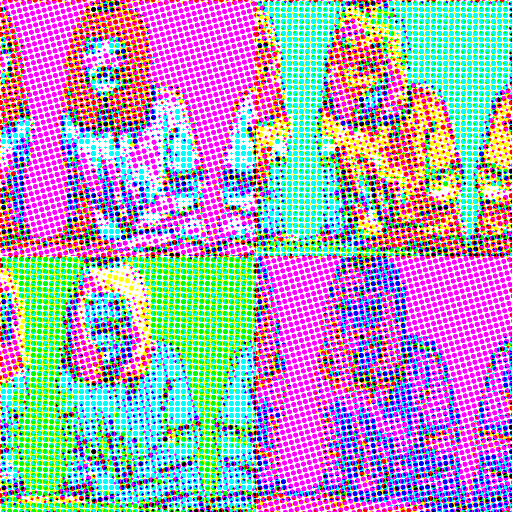
#> input picture warhol.png, 512 x 512 px
$ python warholizer.py warhol.png
#> lines starting #> are read from the running program, lines starting #| are printed output that depends on the picture
#!/usr/bin/env python3
"""
warholizer.py — Generate Warhol-style pop-art grids from photographs (full version, 2025-05-28)

機能
────
* 任意サイズのパネルを N×M でタイル
* k-means 量子化（人物領域と背景を別クラスタ数に分離可）
* 高彩度パレットを HSV から自動生成
* 自動 Canny 閾値で線画抽出、線幅可変
* オプション: CMY ハーフトーン / 版ズレ
* オプション: 顔検出して自動クロップ、人物強調
* RNG シード指定で再現性
"""

from __future__ import annotations

import argparse
import random
from pathlib import Path
from typing import Tuple

import cv2
import numpy as np
from PIL import Image, ImageDraw


# ──────────────────────────────
#  ユーティリティ
# ──────────────────────────────
def to_square(img: np.ndarray, size: int = 512, blur_sigma: float | None = 1.0) -> np.ndarray:
    """Pad to square, optional Gaussian blur, then resize to (size×size)."""
    h, w = img.shape[:2]
    if h != w:
        pad = abs(h - w) // 2
        if h > w:
            img = cv2.copyMakeBorder(img, 0, 0, pad, pad, cv2.BORDER_REFLECT)
        else:
            img = cv2.copyMakeBorder(img, pad, pad, 0, 0, cv2.BORDER_REFLECT)
    if blur_sigma:
        img = cv2.GaussianBlur(img, (0, 0), blur_sigma)
    return cv2.resize(img, (size, size), interpolation=cv2.INTER_AREA)


# ── 顔検出（OpenCV Haar cascade） ──
def detect_face_bbox(img: np.ndarray) -> Tuple[int, int, int, int] | None:
    """Return (x, y, w, h) of largest detected face, or *None*."""
    gray = cv2.cvtColor(img, cv2.COLOR_BGR2GRAY)
    cascade_path = cv2.data.haarcascades + "haarcascade_frontalface_default.xml"
    face_cascade = cv2.CascadeClassifier(cascade_path)
    faces = face_cascade.detectMultiScale(gray, 1.1, 4, minSize=(80, 80))
    if len(faces) == 0:
        return None
    return max(faces, key=lambda f: f[2] * f[3])  # largest


def auto_crop(img: np.ndarray, expand: float = 1.3) -> np.ndarray:
    """Crop around detected face to zoom in; return original if no face."""
    bbox = detect_face_bbox(img)
    if bbox is None:
        return img
    x, y, w, h = bbox
    cx, cy = x + w // 2, y + h // 2
    size = int(max(w, h) * expand)
    half = size // 2
    x0, y0 = max(cx - half, 0), max(cy - half, 0)
    x1, y1 = min(cx + half, img.shape[1]), min(cy + half, img.shape[0])
    crop = img[y0:y1, x0:x1]
    return crop if crop.size else img


# [10 lines left out: function detect_face_mask, not called in this run]


# ── 線画抽出 ──
def auto_canny(gray: np.ndarray, sigma: float = 0.33) -> np.ndarray:
    """Canny with thresholds derived from median pixel value."""
    med = np.median(gray)
    lower = int(max(0, (1.0 - sigma) * med))
    upper = int(min(255, (1.0 + sigma) * med))
    return cv2.Canny(gray, lower, upper)


def extract_lines(gray: np.ndarray, thickness: int = 2) -> np.ndarray:
    """Return mask 1=keep colour, 0=line (black)."""
    edges = auto_canny(gray)
    if thickness > 1:
        kernel = np.ones((thickness, thickness), np.uint8)
        edges = cv2.dilate(edges, kernel, 1)
    return (edges == 0).astype(np.uint8)


# ── 色量子化 & パレット ──
def kmeans_quantize(pix: np.ndarray, k: int = 6, attempts: int = 10) -> np.ndarray:
    Z = pix.reshape(-1, 3).astype(np.float32)
    _ret, label, center = cv2.kmeans(
        Z, k, None,
        (cv2.TERM_CRITERIA_EPS + cv2.TERM_CRITERIA_MAX_ITER, 20, 1.0),
        attempts, cv2.KMEANS_PP_CENTERS,
    )
    return center.astype(np.uint8)[label.flatten()].reshape(pix.shape)


def random_palette(k: int, min_sat: int = 150, min_val: int = 150) -> np.ndarray:
    """Return k×3 BGR palette with vivid colours."""
    colours = []
    for _ in range(k):
        h = random.random() * 179
        s = random.uniform(min_sat, 255)
        v = random.uniform(min_val, 255)
        bgr = cv2.cvtColor(np.uint8([[[h, s, v]]]), cv2.COLOR_HSV2BGR)[0, 0]
        colours.append(bgr)
    return np.array(colours, np.uint8)


def apply_palette_by_rank(poster: np.ndarray, palette: np.ndarray) -> np.ndarray:
    """Map unique posterised colours (sorted dark→light) onto palette."""
    flat = poster.reshape(-1, 3)
    uniq, inv = np.unique(flat, axis=0, return_inverse=True)
    order = np.argsort(uniq.sum(1))  # brightness rank
    return palette[order[inv] % len(palette)].reshape(poster.shape)


# ── ハーフトーン & 版ズレ ──
# [38 lines left out: functions _halftone_channel, halftone, misregister, not called in this run]


# ──────────────────────────────
#  パネル生成
# ──────────────────────────────
def make_panel(
    img: np.ndarray,
    poster_k: int = 6,
    face_k: int = 0,
    bg_k: int = 0,
    size: int = 512,
    line_thickness: int = 2,
    halftone_on: bool = False,
    misregister_on: bool = False,
    auto_crop_on: bool = True,
) -> np.ndarray:
    base = auto_crop(img) if auto_crop_on else img
    base = to_square(base, size)
    gray = cv2.cvtColor(base, cv2.COLOR_BGR2GRAY)
    line_mask = extract_lines(gray, line_thickness)

    # Colour quantisation
    if face_k and bg_k:                               # dual-depth mode
        fmask = detect_face_mask(base)
        face = kmeans_quantize(base[fmask], face_k)
        bg = kmeans_quantize(base[~fmask], bg_k)
        poster = np.zeros_like(base)
        poster[fmask], poster[~fmask] = face, bg
        poster[fmask] = apply_palette_by_rank(face, random_palette(face_k))
        poster[~fmask] = apply_palette_by_rank(bg, random_palette(bg_k))
    else:                                             # single-depth mode
        poster = kmeans_quantize(base, poster_k)
        poster = apply_palette_by_rank(poster, random_palette(poster_k))

    coloured = poster * line_mask[:, :, None]         # black lines where mask==0
    if misregister_on:
        coloured = misregister(coloured)
    if halftone_on:
        coloured = halftone(coloured)
    return coloured


def build_grid(img: np.ndarray, rows: int, cols: int, **kw) -> np.ndarray:
    panels = [make_panel(img, **kw) for _ in range(rows * cols)]
    rows_imgs = [np.hstack(panels[i*cols:(i+1)*cols]) for i in range(rows)]
    return np.vstack(rows_imgs)


# ──────────────────────────────
#  CLI
# ──────────────────────────────
def main() -> None:
    ap = argparse.ArgumentParser(description="Generate Warhol-style pop-art grids")
    ap.add_argument("input", type=Path, help="Input image file")
    ap.add_argument("-o", "--output", type=Path, default=Path("warhol_out.png"))
    ap.add_argument("--rows", type=int, default=2, help="Grid rows")
    ap.add_argument("--cols", type=int, default=2, help="Grid columns")
    ap.add_argument("--size", type=int, default=512, help="Panel side before tiling")
    ap.add_argument("--poster_k", type=int, default=6, help="Colours without face split")
    ap.add_argument("--face_k", type=int, default=0, help="Colours for face region (enable split if >0)")
    ap.add_argument("--bg_k", type=int, default=0, help="Colours for background region")
    ap.add_argument("--halftone", action="store_true", help="Apply CMY halftone dots")
    ap.add_argument("--misregister", action="store_true", help="Randomly offset RGB layers")
    ap.add_argument("--line_thickness", type=int, default=2, help="Black line width (after dilation)")
    ap.add_argument("--no_auto_crop", action="store_true", help="Disable face-center crop")
    ap.add_argument("--seed", type=int, help="Random seed for reproducibility")
    args = ap.parse_args()

    # RNG determinism
    if args.seed is not None:
        random.seed(args.seed)
        np.random.seed(args.seed)

    img = cv2.imread(str(args.input))
#> img is the input picture: shape (512, 512, 3); mean B, G, R 191.3, 163.3, 170.5
    if img is None:
        raise FileNotFoundError(f"Cannot read {args.input!s}")

    grid = build_grid(
        img,
        rows=args.rows,
        cols=args.cols,
        poster_k=args.poster_k,
        face_k=args.face_k,
        bg_k=args.bg_k,
        size=args.size,
        line_thickness=args.line_thickness,
        halftone_on=args.halftone,
        misregister_on=args.misregister,
        auto_crop_on=not args.no_auto_crop,
    )
#> in detect_face_bbox, `faces = face_cascade.detectMultiScale(gray, 1.1, 4, minSize=(80, 80))`: faces = ()
#> in make_panel, `gray = cv2.cvtColor(base, cv2.COLOR_BGR2GRAY)`:
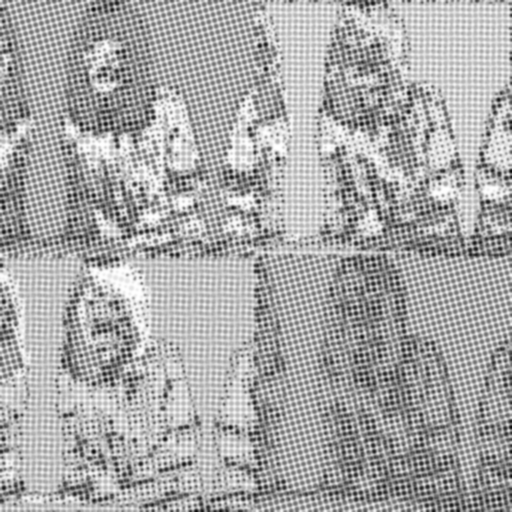
#> gray: shape (512, 512); min 10, max 255, mean 168.7
#> in auto_canny, `med = np.median(gray)`: med = 175
#> in auto_canny, `lower = int(max(0, (1.0 - sigma) * med))`: lower = 117
#> in auto_canny, `upper = int(min(255, (1.0 + sigma) * med))`: upper = 232
#> in auto_canny, `return cv2.Canny(gray, lower, upper)`:
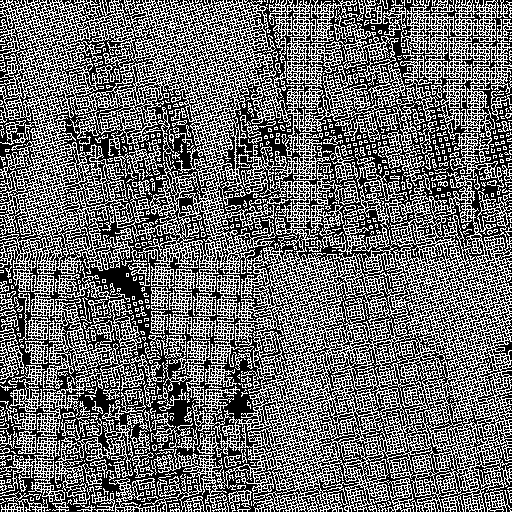
#> returned value: shape (512, 512); 41.4% white in thin lines or dots
#> in extract_lines, `edges = cv2.dilate(edges, kernel, 1)`:
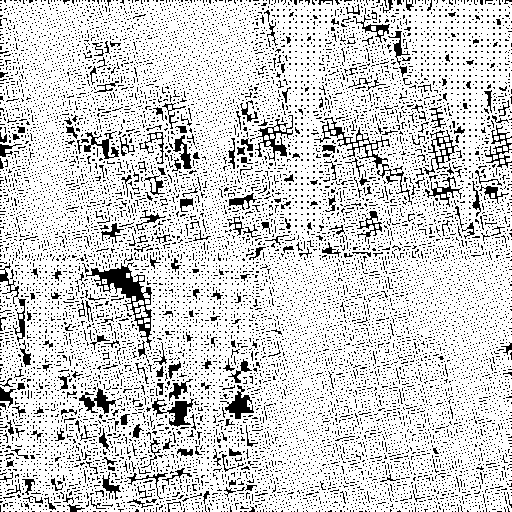
#> edges: shape (512, 512); 81.9% white; black in thin lines or dots
#> in extract_lines, `return (edges == 0).astype(np.uint8)`: returned value: shape (512, 512); values 0 (black) and 1 (white), 18.1% white in thin lines or dots
#> in kmeans_quantize, `_ret, label, center = cv2.kmeans( Z, k, None, (cv2.TERM_CRITERIA_EPS +..`: center = [[225.3, 235.5, 78.96], [203.3, 92.41, 88.78], [88.65, 126, 217.2], [240.9, 88.35, 241.5], [92.16, 233.8, 103.2], [223.6, 211.7, 218.3]]
#> in kmeans_quantize, `return center.astype(np.uint8)[label.flatten()].reshape(pix.shape)`:
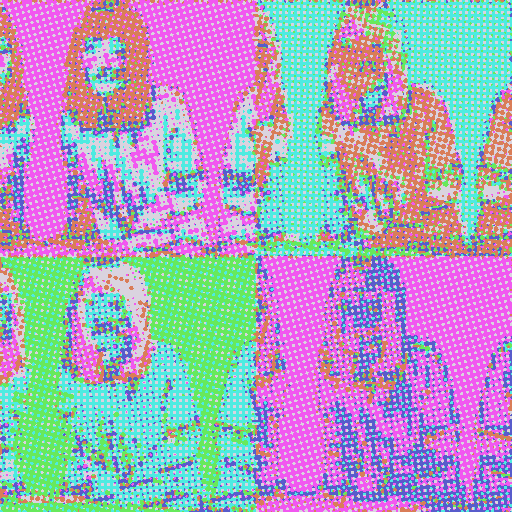
#> returned value: shape (512, 512, 3); mean of channels 0, 1, 2 190.8, 162.7, 169.9; drawn as B, G, R
#> in apply_palette_by_rank, `uniq, inv = np.unique(flat, axis=0, return_inverse=True)`: uniq = [[88, 125, 217], [92, 233, 103], [203, 92, 88], [223, 211, 218], [225, 235, 78], [240, 88, 241]]
#> in apply_palette_by_rank, `order = np.argsort(uniq.sum(1))`: order = [2, 1, 0, 4, 5, 3]
#> call 3 of make_panel, with poster_k = 6, face_k = 0, bg_k = 0, size = 512, line_thickness = 2, halftone_on = False, misregister_on = False, auto_crop_on = True
#> in make_panel (call 3), `coloured = poster * line_mask[:, :, None]`:
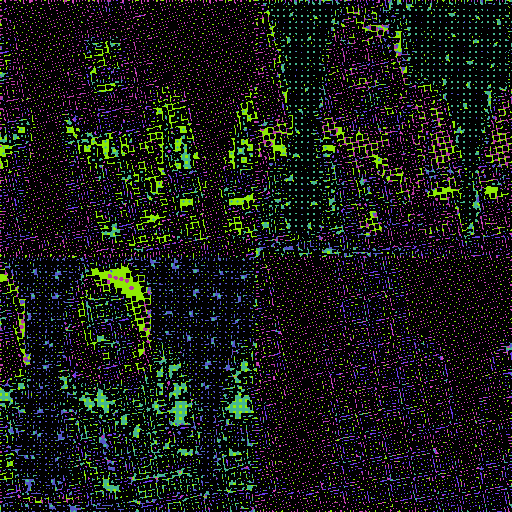
#> coloured: shape (512, 512, 3); mean B, G, R 23, 26, 23.5
#> call 4 of make_panel, with poster_k = 6, face_k = 0, bg_k = 0, size = 512, line_thickness = 2, halftone_on = False, misregister_on = False, auto_crop_on = True
#> in make_panel (call 4), `coloured = poster * line_mask[:, :, None]`:
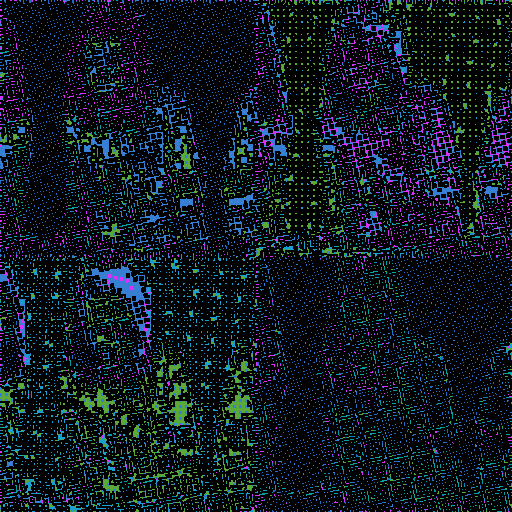
#> coloured: shape (512, 512, 3); mean B, G, R 31.6, 23.8, 12.8
#> in build_grid, `panels = [make_panel(img, **kw) for _ in range(rows * cols)]`: panels = 4 items
#> in build_grid, `rows_imgs = [np.hstack(panels[i*cols:(i+1)*cols]) for i in range(rows)]`: rows_imgs = 2 items
#> in build_grid, `return np.vstack(rows_imgs)`:
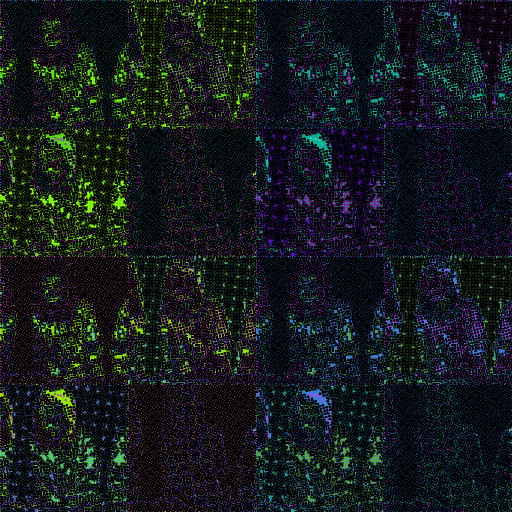
#> returned value: shape (1024, 1024, 3) (shown at 1/2 size); mean of channels 0, 1, 2 25.5, 24.5, 17; drawn as B, G, R

    cv2.imwrite(str(args.output), grid)
    print(f"Saved → {args.output.resolve()}")


if __name__ == "__main__":
    main()
